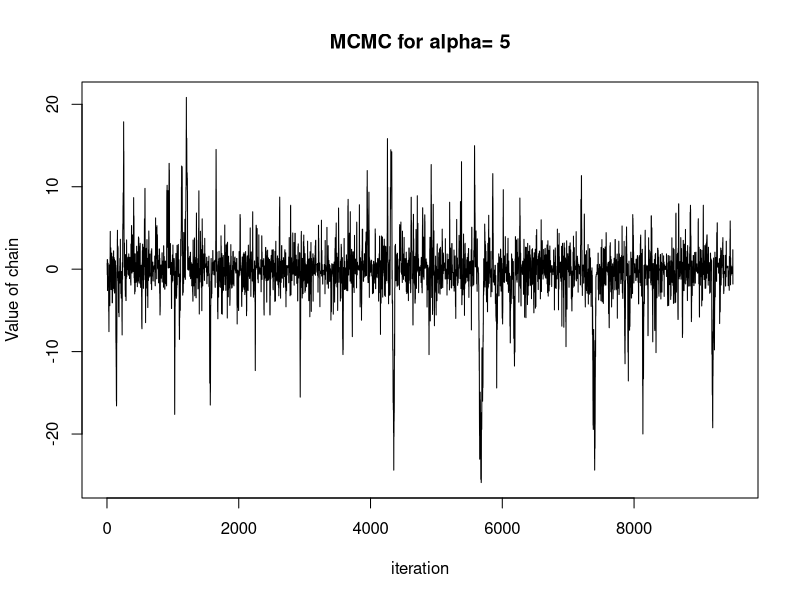
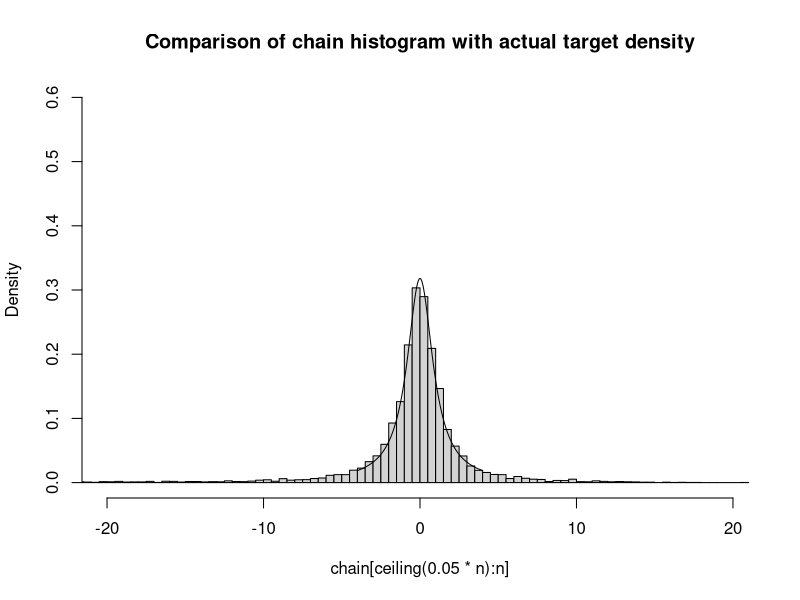

The R script that drew these images, in order:
## ---- chunk 1
knitr::opts_chunk$set(echo = TRUE)
## ---- chunk 2
#choice of target distribution from which we wish
#to generate samples.
target <- function(x) {
  #t = dnorm(x)
  t = dcauchy(x)
  #t = dexp(x)
  #t = (1/pi)*1/(1+x^2) #a roll-your-own Cauchy!
  return(t)
}

#Random-walk MH algorithm
alpha = 5 #'innovation' scale - try running for 0.001,0.01,0.1, 1.0, 10, 100, 1000...
n = 10000 #number of samples/steps to take
chain = vector("numeric",n)
scores = vector("numeric",n)
x = 0 #initial value
chain[1] = x
for (i in 2:n) {
  candidate = x + runif(1,-alpha,alpha)
  score = target(candidate)/target(x) #see target above.
  scores[i] = score #for diagnostic checking
  #accept with probability = score (for score <=1).
  #if score > 1 then always accepts - we're good either way!
  u = runif(1)
  if (u < score ) 
    x = candidate
  chain[i] = x #score next value of chain
}

#diagnostics - acceptance prob
mean(pmin(scores,1))
#plot(pmin(scores,1),type="l", xlab="iteration",ylab="acceptance prob.",
#        main=paste("Acceptance prob. for alpha=",
# alpha))

#plots of chain
plot(chain[ceiling(0.05*n):n],type="l", xlab="iteration",ylab="Value of chain",
        main=paste("MCMC for alpha=",
                   alpha))
hist(chain[ceiling(0.05*n):n],breaks = 100,freq=FALSE,main="Comparison of chain histogram with actual target density",ylim=c(0,0.6),xlim=c(-20,20))
#compare with actual target
x <- seq(-4, 4, length=100)
#hx <- dnorm(x)
hx <- dcauchy(x)
lines(x,hx,ylim=c(0,1))

